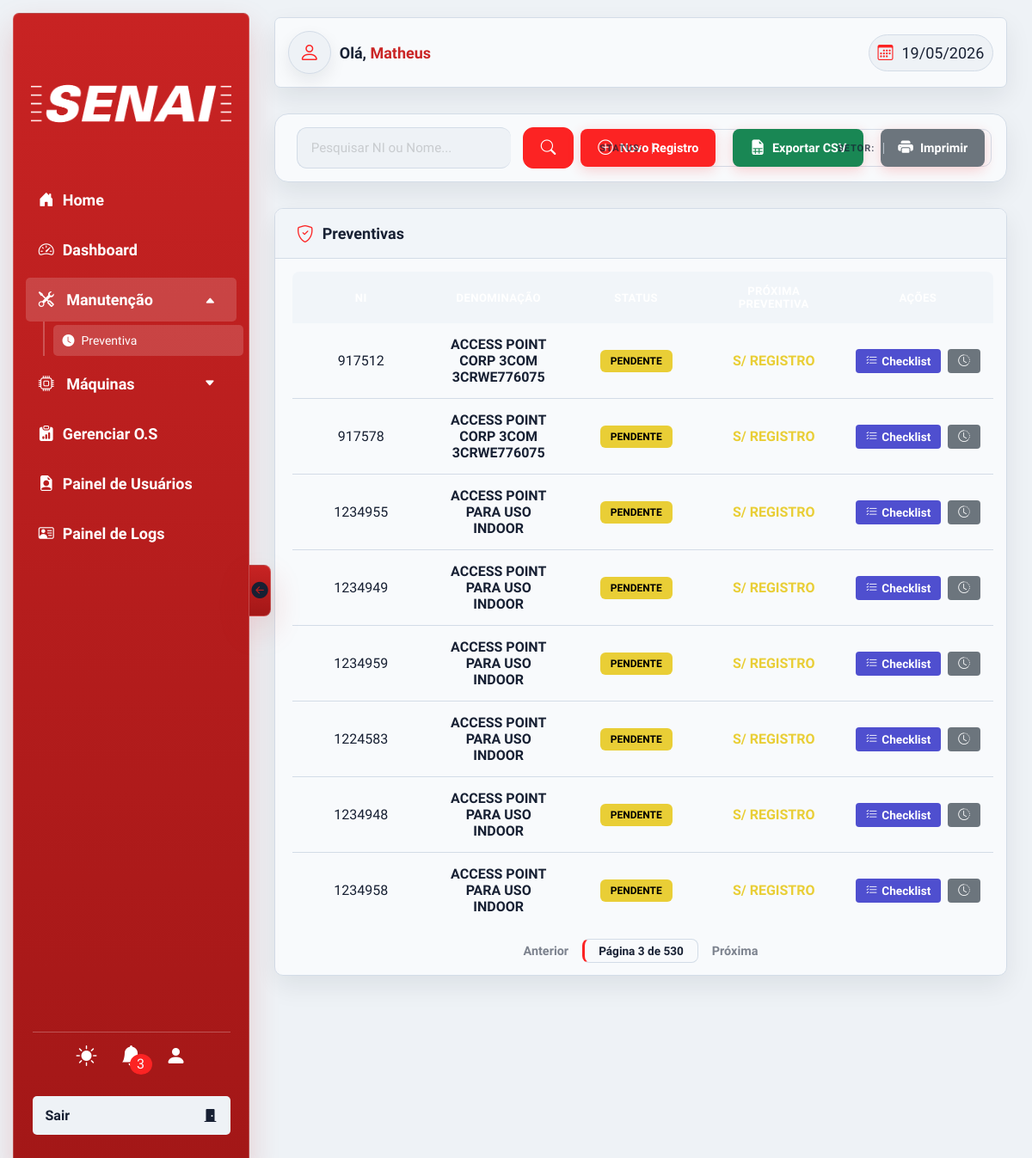
The page /php/views/preventiva.php?&page=3 (signed in) on the database its author committed.
### tables this page shows
CREATE TABLE `maquinas` (
  `id` int(11) NOT NULL,
  `denominacao` varchar(255) NOT NULL,
  `marca` varchar(255) DEFAULT NULL,
  `modelo` varchar(255) DEFAULT NULL,
  `numero_identificacao` varchar(100) DEFAULT NULL,
  `tipomaquina_id` int(11) DEFAULT NULL,
  `ano_fabricacao` int(11) DEFAULT NULL,
  `setor` varchar(100) DEFAULT NULL,
  `criado_em` datetime DEFAULT current_timestamp(),
  `data_proxima_manutencao` date DEFAULT NULL
);

### php/views/preventiva.php (the view, shortened to what this page needs)
<?php
require __DIR__ . '/../configs/conexao.php';
function calcularStatusArray($lastDate, $intervalo)
{
    if (!$lastDate) {
        return ['status' => 'PENDENTE', 'class' => 'warning', 'label' => 'PENDENTE', 'data' => 'S/ REGISTRO'];
    }
}
$busca_atual = isset($_GET['search']) ? trim($_GET['search']) : '';
$status_atual = isset($_GET['filtro-status']) ? $_GET['filtro-status'] : 'todos';
$filtro_setor = isset($_GET['filtro-setor']) ? trim($_GET['filtro-setor']) : '';
$pagina_atual = isset($_GET['page']) ? (int)$_GET['page'] : 1;
$limite = 8;
$setores_lista = [];
$r = $conn->query("SELECT DISTINCT setor FROM maquinas WHERE setor IS NOT NULL AND setor != '' ORDER BY setor ASC");
if ($r) { while ($row = $r->fetch_assoc()) $setores_lista[] = $row['setor']; }
$sql = "
    SELECT
        m.*,
        (SELECT MAX(data_realizada) FROM historico_manutencao WHERE maquina_id = m.id) as ultima,
        (SELECT MIN(
            CASE
                WHEN frequencia = 'diario' THEN 1
                WHEN frequencia = 'semanal' THEN 7
                WHEN frequencia = 'quinzenal' THEN 15
                WHEN frequencia = 'mensal' THEN 30
                WHEN frequencia = 'trimestral' THEN 90
                WHEN frequencia = 'semestral' THEN 180
                WHEN frequencia = 'anual' THEN 365
                ELSE 30
            END
        ) FROM checklist_itens WHERE maquina_id = m.id) as intervalo
    FROM maquinas m
    ORDER BY m.denominacao ASC
";
$resMaquinas = $conn->query($sql);
$maquinas_filtradas = [];
if ($resMaquinas && $resMaquinas->num_rows > 0) {
    while ($maquina = $resMaquinas->fetch_assoc()) {
        $dataStatus = calcularStatusArray($maquina['ultima'], $maquina['intervalo']);
        $maquina['dataStatus'] = $dataStatus;
        $maquinas_filtradas[] = $maquina;
    }
}
$total_registros = count($maquinas_filtradas);
$total_paginas = ceil($total_registros / $limite);
$offset = ($pagina_atual - 1) * $limite;
$maquinas_paginadas = array_slice($maquinas_filtradas, $offset, $limite);
?>
<!DOCTYPE html>
<html lang="pt-br">
<head>
    <link rel="stylesheet" href="../../css/style.css">
    <link rel="stylesheet" href="../../css/nav.css">
    <link rel="stylesheet" href="../../css/header.css">
    <link rel="stylesheet" href="../../css/modal.css">
    <link rel="stylesheet" href="../../css/global.css">
    <link rel="stylesheet" href="https://cdn.jsdelivr.net/npm/bootstrap-icons@1.13.1/font/bootstrap-icons.min.css">
</head>
<body>
    <?php require __DIR__ . '/../components/nav.php'; ?>
    <section class="sec-main">
        <?php require __DIR__ . '/../components/header.php'; ?>
        <div class="page-actions-bar">
            <form action="" method="GET" class="page-search-form">
                <div class="page-search-box <?php echo $busca_atual ? 'has-content' : ''; ?>">
                    <input type="text" name="search" id="pesquisa" value="<?php echo htmlspecialchars($busca_atual); ?>" placeholder="Pesquisar NI ou Nome...">
                </div>
                <button type="submit" class="btn-search"><i class="bi bi-search"></i></button>
                <div class="page-filter-box">
                    <label for="filtro-status-prev">Status:</label>
                    <select id="filtro-status-prev" name="filtro-status" onchange="this.form.submit()">
                        <option value="todos" <?php echo $status_atual == 'todos' ? 'selected' : ''; ?>>Todos</option>
                    </select>
                </div>
                <?php if (!empty($setores_lista)): ?>
                <div class="page-filter-box">
                    <label>Setor:</label>
                </div>
                <?php endif; ?>
            </form>
            <button class="btn-page-action" onclick="showModal('preventiva')"><i class="bi bi-plus-circle"></i> Novo Registro</button>
            <button class="btn-page-action" style="background: #198754;" onclick="exportarCSV()"><i class="bi bi-file-earmark-spreadsheet-fill"></i> Exportar CSV</button>
            <button class="btn-page-action" style="background: #6c757d;" onclick="imprimirRelatorio()"><i class="bi bi-printer-fill"></i> Imprimir</button>
        </div>
        <div class="tabela-bg2">
            <div class="tabela-titulo"><i class="bi bi-shield-check"></i><h2>Preventivas</h2></div>
            <div class="tabela-wrapper">
                <table class="tabela-main">
                    <thead><tr><th>NI</th><th>Denominação</th><th>Status</th><th>Próxima Preventiva</th><th>Ações</th></tr></thead>
                    <tbody>
                        <?php foreach ($maquinas_paginadas as $maquina): $dataStatus = $maquina['dataStatus']; ?>
                            <tr>
                                <td><?php echo htmlspecialchars($maquina['numero_identificacao']); ?></td>
                                <td><strong><?php echo htmlspecialchars($maquina['denominacao']); ?></strong></td>
                                <td><span class="badge-status bg-<?php echo $dataStatus['class']; ?>"><?php echo $dataStatus['label']; ?></span></td>
                                <td><b class="text-<?php echo $dataStatus['class']; ?>"><?php echo $dataStatus['data']; ?></b></td>
                                <td>
                                    <div style="display: flex; gap: 8px; justify-content: center;">
                                        <button class="btnAcao checklist" onclick="openChecklist('<?php echo addslashes($maquina['denominacao']); ?>', <?php echo $maquina['id']; ?>)"><i class="bi bi-list-check"></i> Checklist</button>
                                        <button class="btnAcao history" onclick="openHistory('<?php echo addslashes($maquina['denominacao']); ?>', <?php echo $maquina['id']; ?>)"><i class="bi bi-clock-history"></i></button>
                                    </div>
                                </td>
                            </tr>
                        <?php endforeach; ?>
                    </tbody>
                </table>
            </div>
            <?php
                $pag_params = http_build_query(array_filter([
                    'search' => $busca_atual,
                    'filtro-status' => $status_atual !== 'todos' ? $status_atual : '',
                    'filtro-setor' => $filtro_setor,
                ], fn($v) => $v !== ''));
            ?>
            <div class="page-pagination">
                <?php if ($pagina_atual > 1): ?><a href="?<?= $pag_params ?>&page=<?= $pagina_atual - 1 ?>" class="pag-btn">Anterior</a><?php endif; ?>
                <span class="pag-current">Página <?php echo $pagina_atual; ?> de <?php echo $total_paginas; ?></span>
                <?php if ($pagina_atual < $total_paginas): ?><a href="?<?= $pag_params ?>&page=<?= $pagina_atual + 1 ?>" class="pag-btn">Próxima</a><?php endif; ?>
            </div>
        </div>
    </section>
</body>
</html>

### css/modal.css (style rules this page uses)
.modal-notificacao .notificacao h6, h5, h4, h3, h2, h1 { color: var(--corDestaque); }

### css/global.css (style rules this page uses)
* { padding: 0; margin: 0; box-sizing: border-box; font-family: "TASA Orbiter", sans-serif; outline: none; }
body { width: 100%; height: 100vh; min-height: 100vh; background: var(--corFundo); animation: animacaoCoringa 0.4s forwards ease-in-out; overflow-x: hidden; }
.sec-main { transition: padding-left 0.3s ease; padding-left: 310px; padding-right: 20px; padding-top: 20px; padding-bottom: 40px; width: 100%; min-height: 100vh; display: flex; flex-direction: column; align-items: center; gap: 30px; }
:root { --text-4xl: 48px; --text-2xl: 24px; --text-xl: 20px; --text-lg: 18px; --text-base: 16px; --text-sm: 14px; --corBase: #fc2323; --corDestaque: #ca2525; --corEscura: #646464; --corBranca: #FFFFFF; --confirmar: oklch(76.5% 0.177 163.223); --confirmarHover: oklch(69.6% 0.17 162.48); --editar: oklch(74.6% 0.16 232.661); --editarHover: oklch(58.8% 0.158 241.966); --ferramentas: oklch(62.476% 0.25289 28.919); --ferramentasHover: oklch(59.123% 0.23572 27.395); --clipes: oklch(75% 0.183 55.934); --clipesHover: oklch(76.9% 0.188 70.08); --hoverTr: #cecccc34; --cinzafundo: #a1a1a1b6; --txtClaro: #FFF; --txtEscuro: #000000; --corLogin: rgb(219, 219, 219); --status-ok: rgb(38, 240, 65); --status-warning: rgb(233, 206, 54); --status-danger: red; --status-pereira: rgb(79, 79, 207); }
html[data-tema='claro'] { --corFundo: #eef2f6; --corFundo2: #f8fafc; --sombra: 0 12px 30px rgba(15, 23, 42, .08); --sombra2: 0 8px 20px rgba(15, 23, 42, .08); --corTxt2: #111827; --corTxt: #FFFFFF; --corTxt3: #172033; --corBordas: #d3dce7; --corBarra: #b91c1c; --hoverTr: rgba(185, 28, 28, .08); --cinzafundo: #e7edf4; }
html[data-tema='claro'] body { background: var(--corFundo); color: var(--corTxt3); }
html[data-tema='claro'] .div-header, html[data-tema='claro'] .tabela-bg, html[data-tema='claro'] .tabela-bg2, html[data-tema='claro'] .doc-card, html[data-tema='claro'] .doc-hero, html[data-tema='claro'] .welcome-box, html[data-tema='claro'] .modal-box, html[data-tema='claro'] .card-box-filho { border-color: var(--corBordas); box-shadow: var(--sombra); }
html[data-tema='claro'] table thead, html[data-tema='claro'] .tabela-titulo { background: #f1f5f9; }

### php/views/preventiva.php (style rules this page uses)
.tabela-main td { padding: 15px; text-align: center; border-bottom: 1px solid var(--corBordas); color: var(--corTxt3); }
.btnAcao { padding: 6px 12px; border-radius: 4px; border: none; color: white; cursor: pointer; transition: 0.2s; display: inline-flex; align-items: center; gap: 5px; font-size: 0.85rem; font-weight: 600; }
.btnAcao.checklist { background: var(--status-pereira, #4f4fcf); }
.btnAcao.history { background: #6c757d; }
.badge-status { padding: 6px 12px; border-radius: 6px; font-weight: 800; font-size: 0.75rem; display: inline-block; }
.bg-warning { background: var(--status-warning); color: #000; }
.text-warning { color: var(--status-warning); }

### rows shown on the page
maquinas: numero_identificacao "917512", denominacao "ACCESS POINT CORP 3COM 3CRWE776075", label "PENDENTE", data "S/ REGISTRO"
maquinas: numero_identificacao "917578", denominacao "ACCESS POINT CORP 3COM 3CRWE776075", label "PENDENTE", data "S/ REGISTRO"
maquinas: numero_identificacao "1234955", denominacao "ACCESS POINT PARA USO INDOOR", label "PENDENTE", data "S/ REGISTRO"
maquinas: numero_identificacao "1234949", denominacao "ACCESS POINT PARA USO INDOOR", label "PENDENTE", data "S/ REGISTRO"
maquinas: numero_identificacao "1234959", denominacao "ACCESS POINT PARA USO INDOOR", label "PENDENTE", data "S/ REGISTRO"
maquinas: numero_identificacao "1224583", denominacao "ACCESS POINT PARA USO INDOOR", label "PENDENTE", data "S/ REGISTRO"
maquinas: numero_identificacao "1234948", denominacao "ACCESS POINT PARA USO INDOOR", label "PENDENTE", data "S/ REGISTRO"

### other values the page prints
$totalNoti "3"
$nome_usuario "Matheus"
$maquina['numero_identificacao'] "1234958"
$maquina['denominacao'] "ACCESS POINT PARA USO INDOOR"
$dataStatus['label'] "PENDENTE"
$dataStatus['data'] "S/ REGISTRO"
$pagina_atual "3"
$total_paginas "530"
